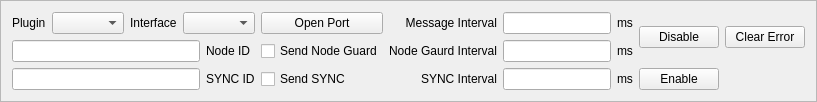
       <widget class="QFrame" name="frame_4">
        <property name="frameShape">
         <enum>QFrame::StyledPanel</enum>
        </property>
        <property name="frameShadow">
         <enum>QFrame::Raised</enum>
        </property>
        <layout class="QGridLayout" name="gridLayout_16">
         <item row="2" column="7">
          <widget class="QLineEdit" name="NodeGuard_Interval"/>
         </item>
         <item row="1" column="11" rowspan="2">
          <widget class="QPushButton" name="Disable">
           <property name="text">
            <string>Disable</string>
           </property>
          </widget>
         </item>
         <item row="3" column="4">
          <widget class="QLabel" name="label_77">
           <property name="text">
            <string>SYNC ID</string>
           </property>
           <property name="buddy">
            <cstring>SYNC_ID</cstring>
           </property>
          </widget>
         </item>
         <item row="2" column="4">
          <widget class="QLabel" name="Node_ID">
           <property name="text">
            <string>Node ID</string>
           </property>
           <property name="buddy">
            <cstring>Node</cstring>
           </property>
          </widget>
         </item>
         <item row="3" column="5">
          <widget class="QCheckBox" name="checkBox_SYNC">
           <property name="text">
            <string>Send SYNC</string>
           </property>
          </widget>
         </item>
         <item row="1" column="0">
          <widget class="QLabel" name="plugin">
           <property name="text">
            <string>Plugin</string>
           </property>
          </widget>
         </item>
         <item row="1" column="12" rowspan="2">
          <widget class="QPushButton" name="Clear_error">
           <property name="text">
            <string>Clear Error</string>
           </property>
          </widget>
         </item>
         <item row="3" column="11">
          <widget class="QPushButton" name="Enable">
           <property name="layoutDirection">
            <enum>Qt::LeftToRight</enum>
           </property>
           <property name="text">
            <string>Enable</string>
           </property>
           <property name="autoRepeatDelay">
            <number>300</number>
           </property>
          </widget>
         </item>
         <item row="3" column="0" colspan="4">
          <widget class="QLineEdit" name="SYNC_ID"/>
         </item>
         <item row="3" column="7">
          <widget class="QLineEdit" name="SYNC_interval"/>
         </item>
         <item row="1" column="7">
          <widget class="QLineEdit" name="send_interval"/>
         </item>
         <item row="3" column="6">
          <widget class="QLabel" name="label_79">
           <property name="layoutDirection">
            <enum>Qt::LeftToRight</enum>
           </property>
           <property name="text">
            <string>SYNC Interval</string>
           </property>
           <property name="alignment">
            <set>Qt::AlignRight|Qt::AlignTrailing|Qt::AlignVCenter</set>
           </property>
           <property name="buddy">
            <cstring>SYNC_interval</cstring>
           </property>
          </widget>
         </item>
         <item row="1" column="6">
          <widget class="QLabel" name="label_95">
           <property name="text">
            <string>Message Interval</string>
           </property>
           <property name="alignment">
            <set>Qt::AlignRight|Qt::AlignTrailing|Qt::AlignVCenter</set>
           </property>
          </widget>
         </item>
         <item row="2" column="9">
          <widget class="QLabel" name="label_81">
           <property name="text">
            <string>ms</string>
           </property>
          </widget>
         </item>
         <item row="1" column="2">
          <widget class="QLabel" name="interface_2">
           <property name="text">
            <string>Interface</string>
           </property>
          </widget>
         </item>
         <item row="2" column="5">
          <widget class="QCheckBox" name="checkBox_NodeGuard">
           <property name="text">
            <string>Send Node Guard</string>
           </property>
          </widget>
         </item>
         <item row="3" column="9">
          <widget class="QLabel" name="label_96">
           <property name="text">
            <string>ms</string>
           </property>
          </widget>
         </item>
         <item row="2" column="6">
          <widget class="QLabel" name="label_78">
           <property name="text">
            <string>Node Gaurd Interval</string>
           </property>
           <property name="alignment">
            <set>Qt::AlignRight|Qt::AlignTrailing|Qt::AlignVCenter</set>
           </property>
           <property name="buddy">
            <cstring>NodeGuard_Interval</cstring>
           </property>
          </widget>
         </item>
         <item row="1" column="9">
          <widget class="QLabel" name="label_80">
           <property name="text">
            <string>ms</string>
           </property>
          </widget>
         </item>
         <item row="2" column="0" colspan="4">
          <widget class="QLineEdit" name="Node"/>
         </item>
         <item row="1" column="1">
          <widget class="QComboBox" name="comboBox"/>
         </item>
         <item row="1" column="5">
          <widget class="QPushButton" name="Connect">
           <property name="text">
            <string>Open Port</string>
           </property>
          </widget>
         </item>
         <item row="1" column="3" colspan="2">
          <widget class="QComboBox" name="comboBox_2"/>
         </item>
        </layout>
       </widget>
